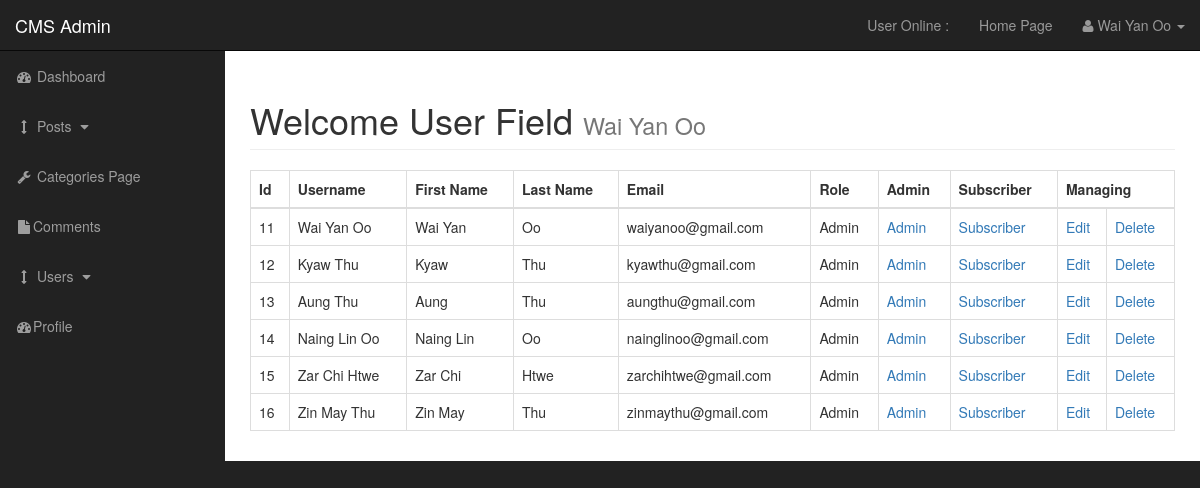
Screenshot of /admin/users.php (signed in) with the database file from the repository.
### tables this page shows
CREATE TABLE `users` (
  `user_id` int(11) NOT NULL,
  `username` varchar(255) NOT NULL,
  `user_password` varchar(255) NOT NULL,
  `user_firstname` varchar(255) NOT NULL,
  `user_lastname` varchar(255) NOT NULL,
  `user_email` varchar(255) NOT NULL,
  `user_image` text NOT NULL,
  `user_role` varchar(255) NOT NULL,
  `randSalt` varchar(255) NOT NULL DEFAULT '$2y$10$iusesomecrazystrings22'
);

### admin/includes/view_all_users.php (the view, shortened to what this page needs)
<table class="table table-bordered table-hover">
                            <thead>
                                <tr>
                                    <th>Id</th>
                                    <th>Username</th>
                                    <th>First Name</th>
                                    <th>Last Name</th>
                                    <th>Email</th>
                                    <th>Role</th>
                                    <th>Admin</th>
                                    <th>Subscriber</th>
                                    <th colspan="2">Managing</th>
                                </tr>
                            </thead>
                            <tbody>
<?php
    $query = "SELECT * FROM users";
    $select_users = mysqli_query($connection, $query);
    while($row = mysqli_fetch_assoc($select_users)) {
        $user_id = $row['user_id'];
        $username = $row['username'];
        $user_firstname = $row['user_firstname'];
        $user_lastname = $row['user_lastname'];
        $user_email = $row['user_email'];
        $user_role = $row['user_role'];
        echo "<tr>";
        echo "<td>{$user_id}</td>";
        echo "<td>{$username}</td>";
        echo "<td>{$user_firstname}</td>";
        echo "<td>{$user_lastname}</td>";
        echo "<td>{$user_email}</td>";
        echo "<td>{$user_role}</td>";
        echo "<td><a href='users.php?admin=$user_id'>Admin</a></td>";
        echo "<td><a href='users.php?subscriber=$user_id'>Subscriber</a></td>";
        echo "<td><a href='users.php?source=edit_user&user_id=$user_id'>Edit</a></td>";
        echo "<td><a href='users.php?delete=$user_id'>Delete</a></td>";
        echo "</tr>";
    }
?>
                            </tbody>
                        </table>

### admin/css/sb-admin.css (style rules this page uses)
body { margin-top: 100px; background-color: #222; }
@media (min-width:768px) { body { margin-top: 50px; } }

### rows the page displays
users: user_id "11", username "Wai Yan Oo", user_firstname "Wai Yan", user_lastname "Oo", user_email "waiyanoo@gmail.com", user_role "Admin"
users: user_id "12", username "Kyaw Thu", user_firstname "Kyaw", user_lastname "Thu", user_email "kyawthu@gmail.com", user_role "Admin"
users: user_id "13", username "Aung Thu", user_firstname "Aung", user_lastname "Thu", user_email "aungthu@gmail.com", user_role "Admin"
users: user_id "14", username "Naing Lin Oo", user_firstname "Naing Lin", user_lastname "Oo", user_email "nainglinoo@gmail.com", user_role "Admin"
users: user_id "15", username "Zar Chi Htwe", user_firstname "Zar Chi", user_lastname "Htwe", user_email "zarchihtwe@gmail.com", user_role "Admin"
users: user_id "16", username "Zin May Thu", user_firstname "Zin May", user_lastname "Thu", user_email "zinmaythu@gmail.com", user_role "Admin"

### other values shown
$_SESSION['username'] "Wai Yan Oo"
